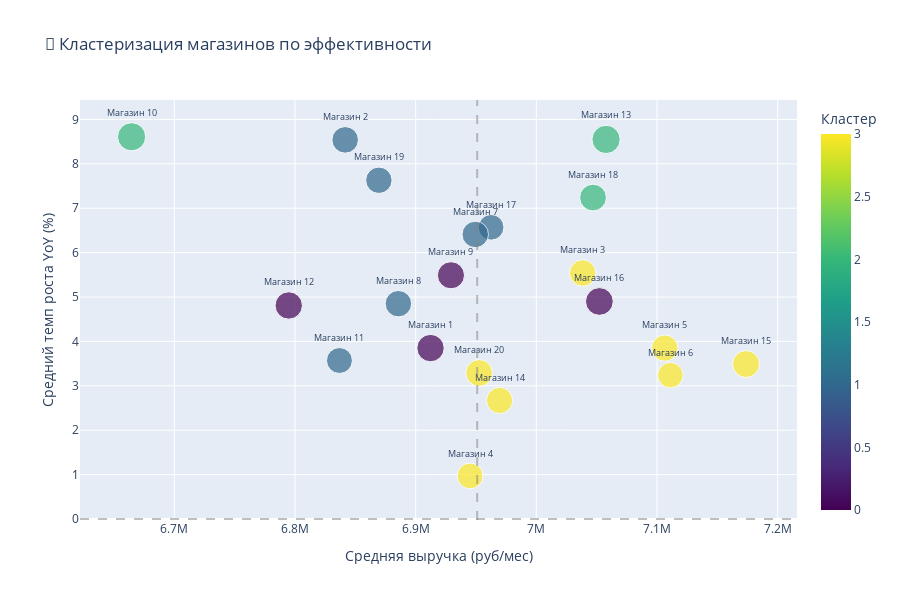

The notebook cell this image was saved under:
### Code cell
# ============================================================
# 1.7 ВИЗУАЛИЗАЦИЯ КЛАСТЕРОВ
# ============================================================

fig = px.scatter(
    store_profiles,
    x='Выручка_mean',
    y='YoY_%_mean',
    size='Волатильность_mean',
    color='Кластер',
    text='Магазин',
    title='🎯 Кластеризация магазинов по эффективности',
    labels={
        'Выручка_mean': 'Средняя выручка (руб/мес)',
        'YoY_%_mean': 'Средний темп роста YoY (%)',
        'Волатильность_mean': 'Волатильность'
    },
    color_continuous_scale='Viridis'
)

fig.update_traces(textposition='top center', textfont_size=9)
fig.update_layout(height=600)

# Добавляем линии осей
fig.add_hline(y=0, line_dash="dash", line_color="gray", opacity=0.5)
fig.add_vline(x=store_profiles['Выручка_mean'].median(), line_dash="dash", line_color="gray", opacity=0.5)

fig.show()

### Figure 1 — Plotly figure (JSON) as saved in the notebook; plotly's stock layout.template omitted (floating-point values rounded to 4 significant figures)
{"data": [{"hovertemplate": "Средняя выручка (руб/мес)=%{x}<br>Средний темп роста YoY (%)=%{y}<br>Волатильность=%{marker.size}<br>Магазин=%{text}<br>Кластер=%{marker.color}<extra></extra>", "legendgroup": "", "marker": {"color": [0, 2, 1, 0, 2, 3, 3, 0, 1, 2, 1, 1, 3, 3, 3, 3, 3, 1, 1, 0], "coloraxis": "coloraxis", "size": [1610000.0, 1703000.0, 1442000.0, 1608000.0, 1716000.0, 1480000.0, 1559000.0, 1651000.0, 1416000.0, 1535000.0, 1497000.0, 1517000.0, 1531000.0, 1504000.0, 1429000.0, 1488000.0, 1397000.0, 1503000.0, 1502000.0, 1577000.0], "sizemode": "area", "sizeref": 4289.0, "symbol": "circle"}, "mode": "markers+text", "name": "", "orientation": "v", "showlegend": false, "text": ["Магазин 1", "Магазин 10", "Магазин 11", "Магазин 12", "Магазин 13", "Магазин 14", "Магазин 15", "Магазин 16", "Магазин 17", "Магазин 18", "Магазин 19", "Магазин 2", "Магазин 20", "Магазин 3", "Магазин 4", "Магазин 5", "Магазин 6", "Магазин 7", "Магазин 8", "Магазин 9"], "textfont": {"size": 9}, "textposition": "top center", "type": "scatter", "x": [6912000.0, 6665000.0, 6837000.0, 6795000.0, 7058000.0, 6970000.0, 7174000.0, 7052000.0, 6963000.0, 7047000.0, 6870000.0, 6842000.0, 6953000.0, 7038000.0, 6945000.0, 7106000.0, 7111000.0, 6949000.0, 6886000.0, 6929000.0], "xaxis": "x", "y": [3.85, 8.61, 3.57, 4.81, 8.55, 2.67, 3.49, 4.9, 6.57, 7.24, 7.63, 8.54, 3.29, 5.54, 0.97, 3.85, 3.24, 6.41, 4.85, 5.49], "yaxis": "y"}], "layout": {"coloraxis": {"colorbar": {"title": {"text": "Кластер"}}, "colorscale": [[0, "#440154"], [0.1111, "#482878"], [0.2222, "#3e4989"], [0.3333, "#31688e"], [0.4444, "#26828e"], [0.5556, "#1f9e89"], [0.6667, "#35b779"], [0.7778, "#6ece58"], [0.8889, "#b5de2b"], [1, "#fde725"]]}, "height": 600, "legend": {"itemsizing": "constant", "tracegroupgap": 0}, "shapes": [{"line": {"color": "gray", "dash": "dash"}, "opacity": 0.5, "type": "line", "x0": 0, "x1": 1, "xref": "x domain", "y0": 0, "y1": 0, "yref": "y"}, {"line": {"color": "gray", "dash": "dash"}, "opacity": 0.5, "type": "line", "x0": 6951000.0, "x1": 6951000.0, "xref": "x", "y0": 0, "y1": 1, "yref": "y domain"}], "title": {"text": "🎯 Кластеризация магазинов по эффективности"}, "xaxis": {"anchor": "y", "domain": [0, 1], "title": {"text": "Средняя выручка (руб/мес)"}}, "yaxis": {"anchor": "x", "domain": [0, 1], "title": {"text": "Средний темп роста YoY (%)"}}}}
